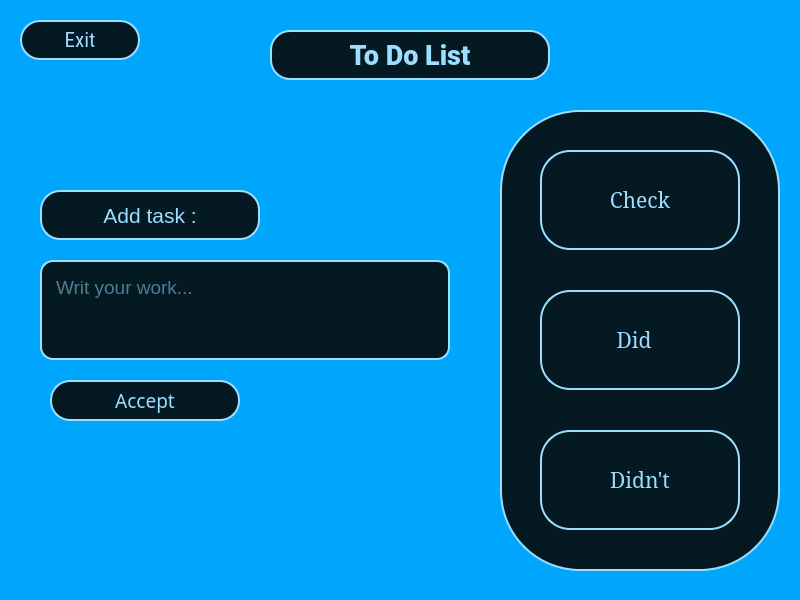
<?xml version="1.0" encoding="UTF-8"?>
<ui version="4.0">
 <class>MainWindow</class>
 <widget class="QMainWindow" name="MainWindow">
  <property name="geometry">
   <rect>
    <x>0</x>
    <y>0</y>
    <width>800</width>
    <height>600</height>
   </rect>
  </property>
  <property name="windowTitle">
   <string>MainWindow</string>
  </property>
  <property name="styleSheet">
   <string notr="true">background-color:#00A6FB</string>
  </property>
  <widget class="QWidget" name="centralwidget">
   <widget class="QLabel" name="label">
    <property name="geometry">
     <rect>
      <x>270</x>
      <y>30</y>
      <width>280</width>
      <height>50</height>
     </rect>
    </property>
    <property name="font">
     <font>
      <family>Roboto Black</family>
      <pointsize>20</pointsize>
      <weight>75</weight>
      <bold>true</bold>
     </font>
    </property>
    <property name="styleSheet">
     <string notr="true">QLabel{
background-color:#051923;
color:#9BDEFF;
border:2px solid #9BDEFF;
border-radius:20px
}</string>
    </property>
    <property name="text">
     <string>To Do List</string>
    </property>
    <property name="alignment">
     <set>Qt::AlignCenter</set>
    </property>
   </widget>
   <widget class="QLabel" name="label_2">
    <property name="geometry">
     <rect>
      <x>40</x>
      <y>190</y>
      <width>220</width>
      <height>50</height>
     </rect>
    </property>
    <property name="font">
     <font>
      <pointsize>16</pointsize>
     </font>
    </property>
    <property name="styleSheet">
     <string notr="true">QLabel{
background-color:#051923;
color:#9BDEFF;
border:2px solid #9BDEFF;
border-radius:20px
}</string>
    </property>
    <property name="text">
     <string>Add task :</string>
    </property>
    <property name="alignment">
     <set>Qt::AlignCenter</set>
    </property>
   </widget>
   <widget class="QTextEdit" name="textEdit">
    <property name="geometry">
     <rect>
      <x>40</x>
      <y>260</y>
      <width>410</width>
      <height>100</height>
     </rect>
    </property>
    <property name="font">
     <font>
      <pointsize>14</pointsize>
     </font>
    </property>
    <property name="styleSheet">
     <string notr="true">QTextEdit{
background-color:#051923;
color:#9BDEFF;
border:2px solid #9BDEFF;
border-radius:13px;
padding:10px
}</string>
    </property>
    <property name="html">
     <string>&lt;!DOCTYPE HTML PUBLIC &quot;-//W3C//DTD HTML 4.0//EN&quot; &quot;http://www.w3.org/TR/REC-html40/strict.dtd&quot;&gt;
&lt;html&gt;&lt;head&gt;&lt;meta name=&quot;qrichtext&quot; content=&quot;1&quot; /&gt;&lt;style type=&quot;text/css&quot;&gt;
p, li { white-space: pre-wrap; }
&lt;/style&gt;&lt;/head&gt;&lt;body style=&quot; font-family:'MS Shell Dlg 2'; font-size:14pt; font-weight:400; font-style:normal;&quot;&gt;
&lt;p style=&quot;-qt-paragraph-type:empty; margin-top:0px; margin-bottom:0px; margin-left:0px; margin-right:0px; -qt-block-indent:0; text-indent:0px;&quot;&gt;&lt;br /&gt;&lt;/p&gt;&lt;/body&gt;&lt;/html&gt;</string>
    </property>
    <property name="placeholderText">
     <string>Writ your work...</string>
    </property>
   </widget>
   <widget class="QPushButton" name="pushButton">
    <property name="geometry">
     <rect>
      <x>50</x>
      <y>380</y>
      <width>190</width>
      <height>41</height>
     </rect>
    </property>
    <property name="font">
     <font>
      <family>MV Boli</family>
      <pointsize>14</pointsize>
     </font>
    </property>
    <property name="styleSheet">
     <string notr="true">QPushButton{
background-color:#051923;
color:#9BDEFF;
border:2px solid #9BDEFF;
border-radius:20px
}</string>
    </property>
    <property name="text">
     <string>Accept</string>
    </property>
   </widget>
   <widget class="QPushButton" name="pushButton_2">
    <property name="geometry">
     <rect>
      <x>540</x>
      <y>150</y>
      <width>200</width>
      <height>100</height>
     </rect>
    </property>
    <property name="font">
     <font>
      <family>Noto Serif</family>
      <pointsize>16</pointsize>
     </font>
    </property>
    <property name="styleSheet">
     <string notr="true">QPushButton{
background-color:#051923;
color:#9BDEFF;
border:2px solid #9BDEFF;
border-radius:30px;
}</string>
    </property>
    <property name="text">
     <string>Check</string>
    </property>
    <property name="icon">
     <iconset>
      <normaloff>../Qt project/icons/application-task.png</normaloff>../Qt project/icons/application-task.png</iconset>
    </property>
   </widget>
   <widget class="QPushButton" name="pushButton_3">
    <property name="geometry">
     <rect>
      <x>540</x>
      <y>290</y>
      <width>200</width>
      <height>100</height>
     </rect>
    </property>
    <property name="font">
     <font>
      <family>Noto Serif</family>
      <pointsize>16</pointsize>
     </font>
    </property>
    <property name="styleSheet">
     <string notr="true">QPushButton{
background-color:#051923;
color:#9BDEFF;
border:2px solid #9BDEFF;
border-radius:30px;
padding-right:12px
}</string>
    </property>
    <property name="text">
     <string>Did</string>
    </property>
    <property name="icon">
     <iconset>
      <normaloff>../Qt project/icons/tick.png</normaloff>../Qt project/icons/tick.png</iconset>
    </property>
   </widget>
   <widget class="QPushButton" name="pushButton_4">
    <property name="geometry">
     <rect>
      <x>540</x>
      <y>430</y>
      <width>200</width>
      <height>100</height>
     </rect>
    </property>
    <property name="font">
     <font>
      <family>Noto Serif</family>
      <pointsize>16</pointsize>
     </font>
    </property>
    <property name="styleSheet">
     <string notr="true">QPushButton{
background-color:#051923;
color:#9BDEFF;
border:2px solid #9BDEFF;
border-radius:30px;
}</string>
    </property>
    <property name="text">
     <string>Didn't</string>
    </property>
    <property name="icon">
     <iconset>
      <normaloff>../Qt project/icons/tick-red.png</normaloff>../Qt project/icons/tick-red.png</iconset>
    </property>
   </widget>
   <widget class="QPushButton" name="pushButton_5">
    <property name="geometry">
     <rect>
      <x>20</x>
      <y>20</y>
      <width>120</width>
      <height>40</height>
     </rect>
    </property>
    <property name="font">
     <font>
      <family>Roboto Condensed</family>
      <pointsize>16</pointsize>
      <weight>50</weight>
      <bold>false</bold>
     </font>
    </property>
    <property name="styleSheet">
     <string notr="true">QPushButton{
background-color:#051923;
color:#9BDEFF;
border:2px solid #9BDEFF;
border-radius:20px;

}</string>
    </property>
    <property name="text">
     <string>Exit</string>
    </property>
   </widget>
   <widget class="QLabel" name="label_3">
    <property name="geometry">
     <rect>
      <x>500</x>
      <y>110</y>
      <width>280</width>
      <height>461</height>
     </rect>
    </property>
    <property name="font">
     <font>
      <family>Roboto Black</family>
      <pointsize>20</pointsize>
      <weight>75</weight>
      <bold>true</bold>
     </font>
    </property>
    <property name="styleSheet">
     <string notr="true">QLabel{
background-color:#051923;
color:#9BDEFF;
border:2px solid #9BDEFF;
border-radius:80px
}</string>
    </property>
    <property name="text">
     <string/>
    </property>
    <property name="alignment">
     <set>Qt::AlignCenter</set>
    </property>
   </widget>
   <zorder>label_3</zorder>
   <zorder>label</zorder>
   <zorder>label_2</zorder>
   <zorder>textEdit</zorder>
   <zorder>pushButton</zorder>
   <zorder>pushButton_2</zorder>
   <zorder>pushButton_3</zorder>
   <zorder>pushButton_4</zorder>
   <zorder>pushButton_5</zorder>
  </widget>
 </widget>
 <resources/>
 <connections/>
</ui>
